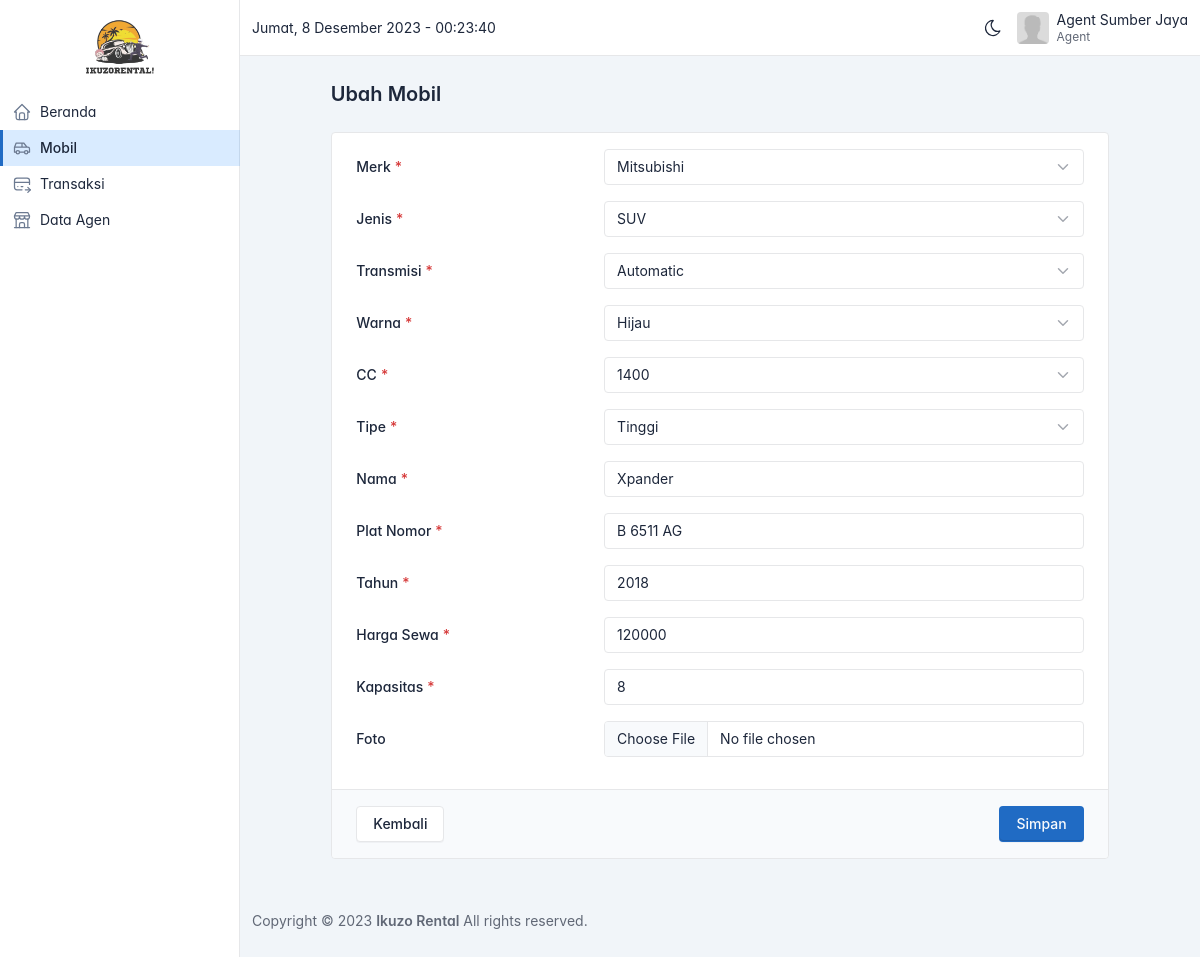
The page /agent/ubah-mobil.php?id=5 (signed in) on the database its author committed.
### tables this page shows
CREATE TABLE `mobil` (
  `id` bigint(20) UNSIGNED NOT NULL,
  `agen_id` bigint(20) UNSIGNED NOT NULL,
  `merk_id` bigint(20) UNSIGNED NOT NULL,
  `jenis_id` bigint(20) UNSIGNED NOT NULL,
  `transmisi_id` bigint(20) UNSIGNED NOT NULL,
  `warna_id` bigint(20) UNSIGNED NOT NULL,
  `cc_id` bigint(20) UNSIGNED NOT NULL,
  `tipe_id` bigint(20) UNSIGNED NOT NULL,
  `nama` varchar(255) NOT NULL,
  `plat_nomor` varchar(255) NOT NULL,
  `tahun` varchar(255) DEFAULT NULL,
  `harga` bigint(20) NOT NULL,
  `kapasitas` int(11) NOT NULL,
  `foto` varchar(255) DEFAULT NULL,
  `status` varchar(255) NOT NULL DEFAULT 'available'
);

CREATE TABLE `merk_mobil` (
  `id` bigint(20) UNSIGNED NOT NULL,
  `nama` varchar(255) NOT NULL
);

CREATE TABLE `jenis_mobil` (
  `id` bigint(20) UNSIGNED NOT NULL,
  `nama` varchar(255) NOT NULL
);

CREATE TABLE `transmisi` (
  `id` bigint(20) UNSIGNED NOT NULL,
  `nama` varchar(255) NOT NULL
);

CREATE TABLE `warna` (
  `id` bigint(20) UNSIGNED NOT NULL,
  `nama` varchar(255) NOT NULL,
  `kode` varchar(255) NOT NULL
);

CREATE TABLE `cc` (
  `id` bigint(20) UNSIGNED NOT NULL,
  `nama` varchar(255) NOT NULL
);

CREATE TABLE `tipe_mobil` (
  `id` bigint(20) UNSIGNED NOT NULL,
  `nama` varchar(255) NOT NULL
);

### helper/helpers.php (called while the page is built, shortened)
<?php
function getAll($conn, $table, $orderBy = 'id', $orderType = 'ASC')
{
  $query = "SELECT * FROM $table";
  if ($orderBy) {
    $query .= " ORDER BY $orderBy $orderType";
  }
  $result = mysqli_query($conn, $query);
  return mysqli_fetch_all($result, MYSQLI_ASSOC);
}

### agent/ubah-mobil.php (the view, shortened to what this page needs)
<?php
include('partials/header.php');
$merk = getAll($conn, 'merk_mobil', 'id', 'ASC');
$jenis = getAll($conn, 'jenis_mobil', 'id', 'ASC');
$transmisi = getAll($conn, 'transmisi', 'id', 'ASC');
$warna = getAll($conn, 'warna', 'id', 'ASC');
$cc = getAll($conn, 'cc', 'id', 'ASC');
$tipe = getAll($conn, 'tipe_mobil', 'id', 'ASC');
$id = htmlspecialchars($_GET['id']);
$result = mysqli_query($conn, "SELECT * FROM mobil WHERE id = $id");
$mobil = mysqli_fetch_assoc($result);
?>
<link href="https://unpkg.com/filepond/dist/filepond.css" rel="stylesheet">
<link href="https://unpkg.com/filepond-plugin-image-preview/dist/filepond-plugin-image-preview.css" rel="stylesheet" />
<div class="page-header d-print-none">
  <div class="container-xl">
    <div class="row g-2 align-items-center justify-content-center">
      <div class="col-12 col-md-10">
        <h2 class="page-title">
          Ubah Mobil
        </h2>
      </div>
    </div>
  </div>
</div>
<div class="page-body">
  <div class="container-xl">
    <div class="row row-cards justify-content-center">
      <div class="col-md-10">
        <form action="ubah-mobil.php?id=<?= $mobil['id'] ?>" method="POST" enctype="multipart/form-data">
          <div class="card">
            <div class="card-body">
              <div class="mb-3 row">
                <label class="col-md-4 col-12 col-form-label required">Merk</label>
                <div class="col">
                  <select required class="form-select" name="merk_id">
                    <?php foreach ($merk as $item) : ?>
                      <option value="<?= $item['id'] ?>" <?= $item['id'] == $mobil['merk_id'] ? 'selected' : '' ?>>
                        <?= $item['nama'] ?>
                      </option>
                    <?php endforeach ?>
                  </select>
                </div>
              </div>
              <div class="mb-3 row">
                <label class="col-md-4 col-12 col-form-label required">Jenis</label>
                <div class="col">
                  <select required class="form-select" name="jenis_id">
                    <?php foreach ($jenis as $item) : ?>
                      <option value="<?= $item['id'] ?>" <?= $item['id'] == $mobil['jenis_id'] ? 'selected' : '' ?>>
                        <?= $item['nama'] ?>
                      </option>
                    <?php endforeach ?>
                  </select>
                </div>
              </div>
              <div class="mb-3 row">
                <label class="col-md-4 col-12 col-form-label required">Transmisi</label>
                <div class="col">
                  <select required class="form-select" name="transmisi_id">
                    <?php foreach ($transmisi as $item) : ?>
                      <option value="<?= $item['id'] ?>" <?= $item['id'] == $mobil['transmisi_id'] ? 'selected' : '' ?>>
                        <?= $item['nama'] ?>
                      </option>
                    <?php endforeach ?>
                  </select>
                </div>
              </div>
              <div class="mb-3 row">
                <label class="col-md-4 col-12 col-form-label required">Warna</label>
                <div class="col">
                  <select required class="form-select" name="warna_id">
                    <?php foreach ($warna as $item) : ?>
                      <option value="<?= $item['id'] ?>" <?= $item['id'] == $mobil['warna_id'] ? 'selected' : '' ?>>
                        <?= $item['nama'] ?>
                      </option>
                    <?php endforeach ?>
                  </select>
                </div>
              </div>
              <div class="mb-3 row">
                <label class="col-md-4 col-12 col-form-label required">CC</label>
                <div class="col">
                  <select required class="form-select" name="cc_id">
                    <?php foreach ($cc as $item) : ?>
                      <option value="<?= $item['id'] ?>" <?= $item['id'] == $mobil['cc_id'] ? 'selected' : '' ?>>
                        <?= $item['nama'] ?>
                      </option>
                    <?php endforeach ?>
                  </select>
                </div>
              </div>
              <div class="mb-3 row">
                <label class="col-md-4 col-12 col-form-label required">Tipe</label>
                <div class="col">
                  <select required class="form-select" name="tipe_id">
                    <?php foreach ($tipe as $item) : ?>
                      <option value="<?= $item['id'] ?>" <?= $item['id'] == $mobil['tipe_id'] ? 'selected' : '' ?>>
                        <?= $item['nama'] ?>
                      </option>
                    <?php endforeach ?>
                  </select>
                </div>
              </div>
              <div class="mb-3 row">
                <label class="col-md-4 col-12 col-form-label required">Nama</label>
                <div class="col">
                  <input required type="text" class="form-control" placeholder="Masukkan nama mobil" name="nama" value="<?= $mobil['nama'] ?>">
                </div>
              </div>
              <div class="mb-3 row">
                <label class="col-md-4 col-12 col-form-label required">Plat Nomor</label>
                <div class="col">
                  <input required type="text" class="form-control" placeholder="Masukkan plat nomor mobil" name="plat_nomor" value="<?= $mobil['plat_nomor'] ?>">
                </div>
              </div>
              <div class="mb-3 row">
                <label class="col-md-4 col-12 col-form-label required">Tahun</label>
                <div class="col">
                  <input required type="text" class="form-control" placeholder="Masukkan tahun mobil" name="tahun" value="<?= $mobil['tahun'] ?>">
                </div>
              </div>
              <div class="mb-3 row">
                <label class="col-md-4 col-12 col-form-label required">Harga Sewa</label>
                <div class="col">
                  <input required type="number" class="form-control" placeholder="Masukkan harga sewa mobil" name="harga" value="<?= $mobil['harga'] ?>">
                </div>
              </div>
              <div class="mb-3 row">
                <label class="col-md-4 col-12 col-form-label required">Kapasitas</label>
                <div class="col">
                  <input required type="number" class="form-control" placeholder="Masukkan kapasitas mobil" name="kapasitas" value="<?= $mobil['kapasitas'] ?>">
                </div>
              </div>
              <div class="mb-3 row">
                <label class="col-md-4 col-12 col-form-label">Foto</label>
                <div class="col">
                  <input id="fotoInput" type="file" class="form-control" name="foto" accept="image/png, image/jpeg, image/jpg">
                </div>
              </div>
            </div>
            <div class="card-footer d-flex">
              <a href="mobil.php" type="button" class="btn me-auto">Kembali</a>
              <button type="submit" class="btn btn-primary ms-auto">Simpan</button>
            </div>
          </div>
        </form>
      </div>
    </div>
  </div>
</div>
<?php include('partials/footer.php') ?>

### agent/partials/header.php (style rules this page uses)
body { font-feature-settings: "cv03", "cv04", "cv11"; }

### rows shown on the page
mobil: merk_id "Mitsubishi", jenis_id "SUV", transmisi_id "Automatic", warna_id "Hijau", cc_id "1400", tipe_id "Tinggi", nama "Xpander", plat_nomor "B 6511 AG", tahun "2018", harga "120000", kapasitas "8"

### other values the page prints
mb_strimwidth($_SESSION['user']['nama'], 0, 24, '...') "Agent Sumber Jaya"
$_SESSION['user']['role'] "Agent"
